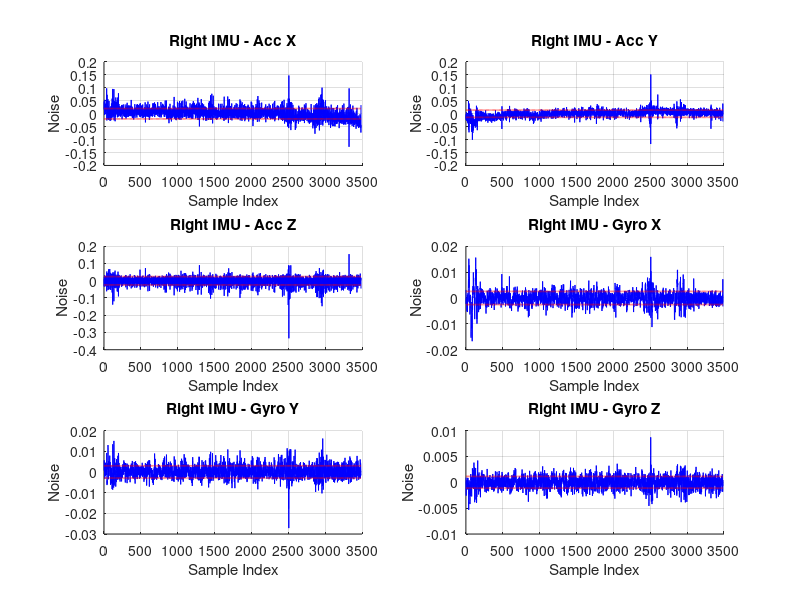
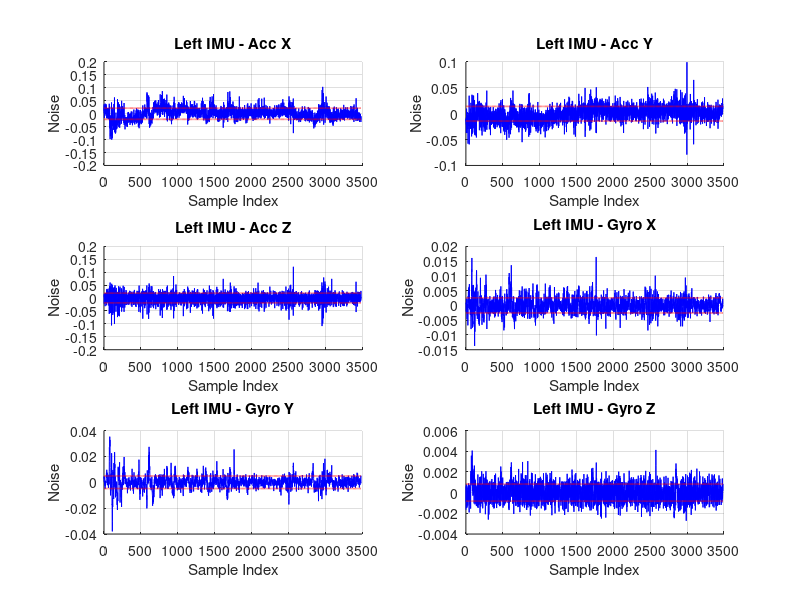

The MATLAB script that drew these images, in order: (Note: this script raises an error after producing the figures.)
% Prepare data
% IMU right and left, 
load("ImuFootLeft.mat");

% These are ground truth of foot.
load("posFoot.mat");
load("posLeft.mat");

recordLen = 2*60*60;
static_begin = 1536;static_end = 5020;
moving_begin = 5028;
moving_end = moving_begin + recordLen;

% 1:6 -> acc, gyro
imuMeasDataRight = ImuFootLeft(:,1:6);

% 7:12 -> acc, gyro
imuMeasDataLeft = ImuFootLeft(:,7:12);

imuMeasDataRight_static = imuMeasDataRight(static_begin:static_end,:);
imuMeasDataLeft_static = imuMeasDataLeft(static_begin:static_end,:);

noise_right = imuMeasDataRight_static' - mean(imuMeasDataRight_static,1)';
noise_left = imuMeasDataLeft_static' - mean(imuMeasDataLeft_static,1)';

std_right = std(noise_right,0,2);
std_left = std(noise_left,0,2);
% Time axis (assuming sample index as x-axis)
t = 1:size(noise_right, 2);
% Labels
labels = {'Acc X', 'Acc Y', 'Acc Z', 'Gyro X', 'Gyro Y', 'Gyro Z'};
% Right IMU noise figure
figure(1);
for i = 1:6
    subplot(3, 2, i);
    hold on;
    plot(t, noise_right(i, :), 'b'); % Plot noise
    plot(t, std_right(i) * ones(size(t)), 'r--', 'LineWidth', 1.2); % +std
    plot(t, -std_right(i) * ones(size(t)), 'r--', 'LineWidth', 1.2); % -std
    title(['Right IMU - ', labels{i}]);
    xlabel('Sample Index');
    ylabel('Noise');
    grid on;
    hold off;
end

% Left IMU noise figure
figure(2);
for i = 1:6
    subplot(3, 2, i);
    hold on;
    plot(t, noise_left(i, :), 'b'); % Plot noise
    plot(t, std_left(i) * ones(size(t)), 'r--', 'LineWidth', 1.2); % +std
    plot(t, -std_left(i) * ones(size(t)), 'r--', 'LineWidth', 1.2); % -std
    title(['Left IMU - ', labels{i}]);
    xlabel('Sample Index');
    ylabel('Noise');
    grid on;
    hold off;
end

imuMeasDataRight_move = imuMeasDataRight(moving_begin:moving_end,:);
imuMeasDataLeft_move = imuMeasDataLeft(moving_begin:moving_end,:);

posRight_static = posFoot(static_begin:static_end,:);
posLeft_static = posLeft(static_begin:static_end,:);

posRight_gt_move = posFoot(moving_begin:moving_end,:);
posLeft_gt_move = posLeft(moving_begin:moving_end,:);

% create time array
time_index = 0 : 1 : size(imuMeasDataRight_move,1)-1;

noise_std = 0.3;  % Standard deviation of Gaussian noise in meters
bias_values = [-1.5, -1, -0.6, -0.3, 0, 0.3, 0.6, 1, 1.5];  % Possible bias values

posMeasRight = []; 
posMeasLeft = [];
pos_index = [];

% Step 1: Add Gaussian noise to selected measurement epochs
for i = 2:length(time_index)
    if mod(time_index(i), 30) ~= 0  % Ensure measurements happen at fixed intervals
        continue;
    end
    
    % Add Gaussian noise
    noisyRight = posRight_gt_move(i,:) + noise_std * randn(1, size(posRight_gt_move, 2));
    noisyLeft = posLeft_gt_move(i,:) + noise_std * randn(1, size(posLeft_gt_move, 2));

    % Store the measurement index
    pos_index = [pos_index; i];

    % Append to measurement lists
    posMeasRight = [posMeasRight; noisyRight];
    posMeasLeft = [posMeasLeft; noisyLeft];
end

% Step 2: Introduce Outliers in 30% of Measurements
num_measurements = length(pos_index);
num_outliers = round(num_measurements * 0.55);  % 55% outliers
outlier_indices = randperm(num_measurements, num_outliers);  % Randomly select indices

for j = outlier_indices
    bias_right = bias_values(randi(length(bias_values))) * (1 + rand());  % Random bias scaling
    bias_left = bias_values(randi(length(bias_values))) * (1 + rand());

    posMeasRight(j, :) = posMeasRight(j, :) + bias_right;  % Apply outlier
    posMeasLeft(j, :) = posMeasLeft(j, :) + bias_left;
end

% take the average of stationary imu data to calculate initial gyro bias
initialGyroBiasXRight = mean(imuMeasDataRight_static(:,4));
initialGyroBiasYRight = mean(imuMeasDataRight_static(:,5));
initialGyroBiasZRight = mean(imuMeasDataRight_static(:,6));
initialGyroBiasRight = [initialGyroBiasXRight;
                       initialGyroBiasYRight;
                       initialGyroBiasZRight];

initialGyroBiasXLeft = mean(imuMeasDataLeft_static(:,4));
initialGyroBiasYLeft = mean(imuMeasDataLeft_static(:,5));
initialGyroBiasZLeft = mean(imuMeasDataLeft_static(:,6));
initialGyroBiasLeft = [initialGyroBiasXLeft;
                       initialGyroBiasYLeft;
                       initialGyroBiasZLeft];

initialAccBiasXLeft = mean(imuMeasDataLeft_static(:,1));
initialAccBiasYLeft = mean(imuMeasDataLeft_static(:,2));
initialAccBiasZLeft = mean(imuMeasDataLeft_static(:,3));
initialAccBiasLeft = [initialAccBiasXLeft;
                       initialAccBiasYLeft;
                       initialAccBiasZLeft];

initialAccBiasXRight = mean(imuMeasDataRight_static(:,1));
initialAccBiasYRight = mean(imuMeasDataRight_static(:,2));
initialAccBiasZRight = mean(imuMeasDataRight_static(:,3));
initialAccBiasRight = [initialAccBiasXRight;
                       initialAccBiasYRight;
                       initialAccBiasZRight];

% Test static:
gyroMeas = imuMeasDataRight_move(:,4:6)' - initialGyroBiasRight;
accelMeas = imuMeasDataRight_move(:,1:3)' - initialAccBiasRight;
gyroNorm = vecnorm(gyroMeas, 3, 1);
acceNorm = vecnorm(accelMeas, 3, 1);

[zeroVelStatusRight] = zuptDetector(imuMeasDataRight_move', ...
    initialGyroBiasRight);
[zeroVelStatusLeft] = zuptDetector(imuMeasDataLeft_move', ...
    initialGyroBiasLeft);

% make csv files.
% Create imuMeasRight.csv
imuRightTable = array2table([time_index', imuMeasDataRight_move, zeroVelStatusRight], ...
    'VariableNames', {'time_index', 'acc_x', 'acc_y', 'acc_z', 'gyro_x', 'gyro_y', 'gyro_z', 'is_zero_vel'});
writetable(imuRightTable, "../measData/imuMeasRight.csv");

% Create imuMeasLeft.csv
imuLeftTable = array2table([time_index', imuMeasDataLeft_move, zeroVelStatusLeft], ...
    'VariableNames', {'time_index', 'acc_x', 'acc_y', 'acc_z', 'gyro_x', 'gyro_y', 'gyro_z', 'is_zero_vel'});
writetable(imuLeftTable, "../measData/imuMeasLeft.csv");

% Create positionMeas.csv
posTable = array2table([pos_index, posMeasLeft, posMeasRight], ...
    'VariableNames', {'time_index', 'pos_left_x', 'pos_left_y', 'pos_left_z', 'pos_right_x', 'pos_right_y', 'pos_right_z'});
writetable(posTable, "../measData/positionMeas.csv");

posGtTable = array2table([time_index', posLeft_gt_move, posRight_gt_move], ...
    'VariableNames', {'time_index', 'pos_left_x', 'pos_left_y', 'pos_left_z', 'pos_right_x', 'pos_right_y', 'pos_right_z'});
writetable(posGtTable, "../measData/positionGt.csv");